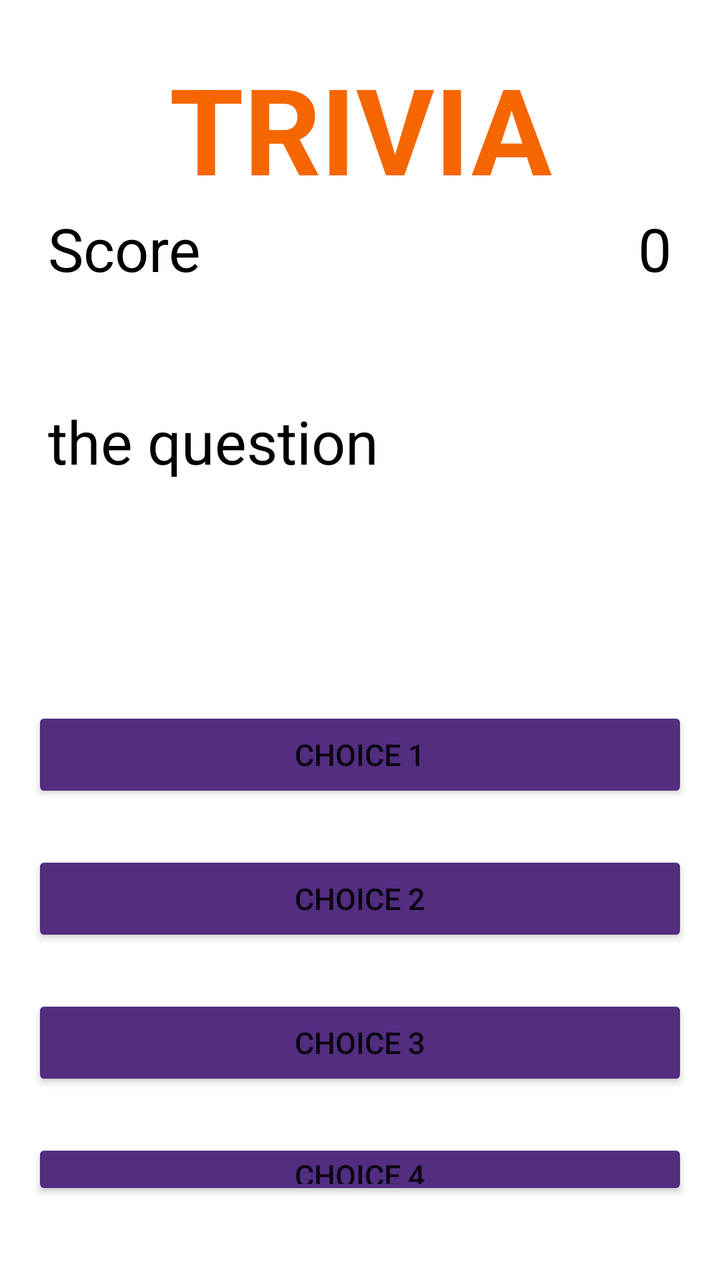
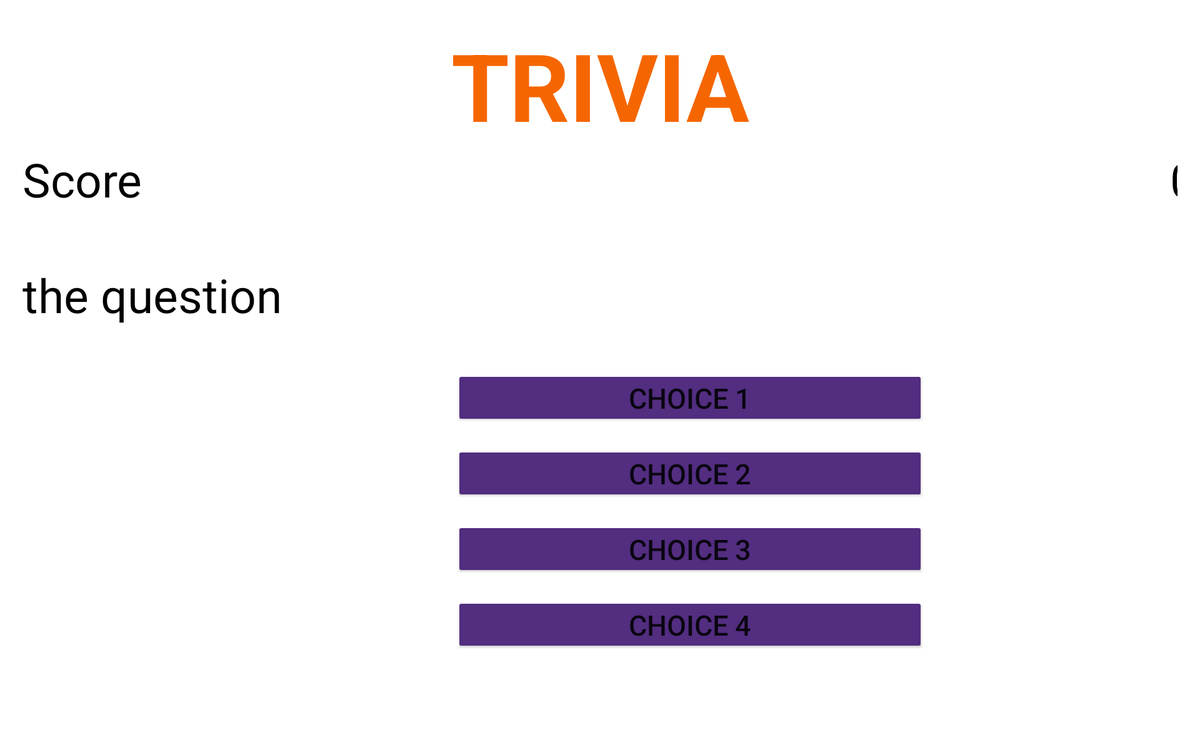

The same Android screen from two of the app's own layout files: first res/layout/ as a phone draws it, then the author's variant for another configuration, drawn on a device whose configuration selects that folder. Both files follow.
<!-- AndroidManifest.xml: application theme Theme.AllAroundClemson -->
<!-- res/layout/activity_trivia.xml -->
<?xml version="1.0" encoding="utf-8"?>
<LinearLayout
    xmlns:android="http://schemas.android.com/apk/res/android"
    android:layout_width="match_parent"
    android:layout_height="match_parent"
    android:padding="16dp"
    android:orientation="vertical"
    >

    <RelativeLayout
        android:layout_width="match_parent"
        android:layout_height="wrap_content"
        android:layout_marginBottom="40dp"
        android:padding="8dp">

        <TextView
            android:layout_width="match_parent"
            android:layout_height="wrap_content"
            android:text="TRIVIA"
            android:textSize="60sp"
            android:textAlignment="center"
            android:textColor="@color/clemsonOrange"
            android:textStyle="bold"
            android:id="@+id/triviaName"
            />

        <TextView
            android:layout_width="wrap_content"
            android:layout_height="wrap_content"
            android:text="Score"
            android:textSize="30sp"
            android:textColor="@color/black"
            android:layout_alignParentLeft="true"
            android:layout_below="@id/triviaName"
            android:id="@+id/txtScore"/>

        <TextView
            android:layout_width="wrap_content"
            android:layout_height="wrap_content"
            android:id="@+id/Score"
            android:layout_alignParentRight="true"
            android:text="0"
            android:textColor="@color/black"
            android:textSize="30sp"
            android:layout_below="@id/triviaName"/>

    </RelativeLayout>

    <TextView
        android:id="@+id/txtquestion"
        android:layout_width="380dp"
        android:layout_height="121dp"
        android:layout_marginBottom="40dp"
        android:padding="8dp"
        android:textColor="@color/black"
        android:text="the question"
        android:textSize="30sp" />

    <Button
        android:layout_width="match_parent"
        android:layout_height="wrap_content"
        android:text="choice 1"
        android:padding="8dp"
        android:textSize="15sp"
        android:backgroundTint="@color/regalia"
        android:layout_marginBottom="24dp"
        android:id="@+id/choice1"/>

    <Button
        android:layout_width="match_parent"
        android:layout_height="wrap_content"
        android:text="choice 2"
        android:padding="8dp"
        android:textSize="15sp"
        android:backgroundTint="@color/regalia"
        android:layout_marginBottom="24dp"
        android:id="@+id/choice2"/>

    <Button
        android:layout_width="match_parent"
        android:layout_height="wrap_content"
        android:text="choice 3"
        android:padding="8dp"
        android:textSize="15sp"
        android:backgroundTint="@color/regalia"
        android:layout_marginBottom="24dp"
        android:id="@+id/choice3"/>

    <Button
        android:layout_width="match_parent"
        android:layout_height="wrap_content"
        android:text="choice 4"
        android:padding="8dp"
        android:backgroundTint="@color/regalia"
        android:textSize="15sp"
        android:layout_marginBottom="24dp"
        android:id="@+id/choice4"/>




</LinearLayout>
<!-- resources referenced by this layout -->
<resources>
  <color name="black">#FF000000</color>
  <color name="clemsonOrange">#f56600</color>
  <color name="regalia">#522D80</color>
  <style name="Theme.AllAroundClemson" parent="Theme.MaterialComponents.DayNight.NoActionBar">
          
          <item name="colorPrimary">@color/purple_500</item>
          <item name="colorPrimaryVariant">@color/purple_700</item>
          <item name="colorOnPrimary">@color/white</item>
          
          <item name="colorSecondary">@color/teal_200</item>
          <item name="colorSecondaryVariant">@color/teal_700</item>
          <item name="colorOnSecondary">@color/black</item>
          
          <item name="android:statusBarColor" tools:targetApi="l">?attr/colorPrimaryVariant</item>
          
      </style>
  <color name="purple_500">#FF6200EE</color>
  <color name="purple_700">#FF3700B3</color>
  <color name="white">#FFFFFFFF</color>
  <color name="teal_200">#FF03DAC5</color>
  <color name="teal_700">#FF018786</color>
</resources>
<!-- res/layout-xlarge-land/activity_trivia.xml (the author's variant of the layout above) -->
<!-- drawn on a large tablet held sideways -->
<?xml version="1.0" encoding="utf-8"?>
<LinearLayout
    xmlns:android="http://schemas.android.com/apk/res/android"
    android:layout_width="match_parent"
    android:layout_height="match_parent"
    android:padding="16dp"
    android:orientation="vertical"
    >

    <ScrollView
        android:layout_width="match_parent"
        android:layout_height="match_parent">

        <LinearLayout
            android:layout_width="match_parent"
            android:layout_height="match_parent"
            android:orientation="vertical">

            <RelativeLayout
                android:layout_width="match_parent"
                android:layout_height="wrap_content"
                android:layout_marginBottom="40dp"
                android:padding="8dp">

                <TextView
                    android:layout_width="match_parent"
                    android:layout_height="wrap_content"
                    android:text="TRIVIA"
                    android:textSize="100sp"
                    android:textAlignment="center"
                    android:textColor="@color/clemsonOrange"
                    android:textStyle="bold"
                    android:id="@+id/triviaName"
                    android:contentDescription="Title of Activity"
                    />

                <TextView
                    android:layout_width="wrap_content"
                    android:layout_height="wrap_content"
                    android:text="Score"
                    android:textSize="50sp"
                    android:textColor="@color/black"
                    android:layout_alignParentLeft="true"
                    android:layout_below="@id/triviaName"
                    android:id="@+id/txtScore"/>

                <TextView
                    android:id="@+id/Score"
                    android:layout_width="8dp"
                    android:layout_height="wrap_content"
                    android:layout_below="@id/triviaName"
                    android:layout_alignParentRight="true"
                    android:contentDescription="current score"
                    android:text="0"
                    android:textColor="@color/black"
                    android:textSize="50sp" />

            </RelativeLayout>

            <TextView
                android:layout_width="400dp"
                android:layout_height="wrap_content"
                android:text="the question"
                android:padding="8dp"
                android:textSize="50sp"
                android:textColor="@color/black"
                android:layout_marginBottom="40dp"
                android:id="@+id/txtquestion"
                android:contentDescription="The question being asked"/>

            <Button
                android:layout_width="500dp"
                android:layout_height="wrap_content"
                android:text="choice 1"
                android:padding="8dp"
                android:textSize="30sp"
                android:backgroundTint="@color/regalia"
                android:layout_marginBottom="24dp"
                android:layout_marginLeft="470dp"
                android:id="@+id/choice1"
                android:contentDescription="button with possible answer"/>

            <Button
                android:layout_width="500dp"
                android:layout_height="wrap_content"
                android:text="choice 2"
                android:padding="8dp"
                android:textSize="30sp"
                android:backgroundTint="@color/regalia"
                android:layout_marginBottom="24dp"
                android:layout_marginLeft="470dp"
                android:id="@+id/choice2"
                android:contentDescription="button with possible answer"/>

            <Button
                android:layout_width="500dp"
                android:layout_height="wrap_content"
                android:text="choice 3"
                android:padding="8dp"
                android:textSize="30sp"
                android:backgroundTint="@color/regalia"
                android:layout_marginBottom="24dp"
                android:layout_marginLeft="470dp"
                android:id="@+id/choice3"
                android:contentDescription="button with possible answer"/>

            <Button
                android:layout_width="500dp"
                android:layout_height="wrap_content"
                android:text="choice 4"
                android:padding="8dp"
                android:textSize="30sp"
                android:backgroundTint="@color/regalia"
                android:layout_marginBottom="24dp"
                android:layout_marginLeft="470dp"
                android:id="@+id/choice4"
                android:contentDescription="button with possible answer"/>


        </LinearLayout>
    </ScrollView>




</LinearLayout>
